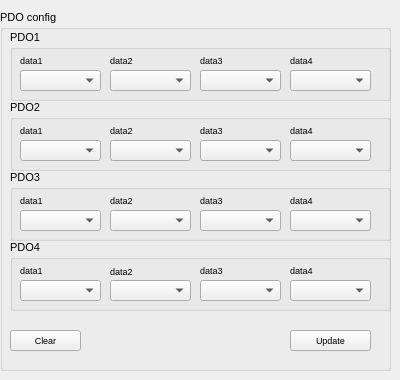
<?xml version="1.0" encoding="UTF-8"?>
<ui version="4.0">
 <class>UI_diagram</class>
 <widget class="QWidget" name="UI_diagram">
  <property name="geometry">
   <rect>
    <x>0</x>
    <y>0</y>
    <width>400</width>
    <height>380</height>
   </rect>
  </property>
  <property name="sizePolicy">
   <sizepolicy hsizetype="Fixed" vsizetype="Fixed">
    <horstretch>0</horstretch>
    <verstretch>0</verstretch>
   </sizepolicy>
  </property>
  <property name="minimumSize">
   <size>
    <width>400</width>
    <height>380</height>
   </size>
  </property>
  <property name="maximumSize">
   <size>
    <width>400</width>
    <height>380</height>
   </size>
  </property>
  <property name="windowTitle">
   <string>Form</string>
  </property>
  <widget class="QGroupBox" name="groupBox">
   <property name="geometry">
    <rect>
     <x>0</x>
     <y>10</y>
     <width>391</width>
     <height>361</height>
    </rect>
   </property>
   <property name="sizePolicy">
    <sizepolicy hsizetype="Preferred" vsizetype="Preferred">
     <horstretch>0</horstretch>
     <verstretch>0</verstretch>
    </sizepolicy>
   </property>
   <property name="font">
    <font>
     <family>Arial</family>
     <pointsize>8</pointsize>
    </font>
   </property>
   <property name="title">
    <string>PDO config</string>
   </property>
   <widget class="QPushButton" name="pushButton_diagram_update">
    <property name="geometry">
     <rect>
      <x>290</x>
      <y>320</y>
      <width>81</width>
      <height>21</height>
     </rect>
    </property>
    <property name="font">
     <font>
      <family>Arial</family>
      <pointsize>7</pointsize>
     </font>
    </property>
    <property name="text">
     <string>Update</string>
    </property>
   </widget>
   <widget class="QGroupBox" name="groupBox_3">
    <property name="geometry">
     <rect>
      <x>10</x>
      <y>20</y>
      <width>381</width>
      <height>71</height>
     </rect>
    </property>
    <property name="font">
     <font>
      <family>Arial</family>
      <pointsize>8</pointsize>
     </font>
    </property>
    <property name="title">
     <string>PDO1</string>
    </property>
    <widget class="QLabel" name="label_5">
     <property name="geometry">
      <rect>
       <x>280</x>
       <y>20</y>
       <width>51</width>
       <height>21</height>
      </rect>
     </property>
     <property name="font">
      <font>
       <family>Arial</family>
       <pointsize>7</pointsize>
      </font>
     </property>
     <property name="text">
      <string>data4</string>
     </property>
    </widget>
    <widget class="QLabel" name="label_6">
     <property name="geometry">
      <rect>
       <x>100</x>
       <y>20</y>
       <width>61</width>
       <height>21</height>
      </rect>
     </property>
     <property name="font">
      <font>
       <family>Arial</family>
       <pointsize>7</pointsize>
      </font>
     </property>
     <property name="text">
      <string>data2</string>
     </property>
    </widget>
    <widget class="QComboBox" name="comboBox_diagram_pdo1_data2">
     <property name="geometry">
      <rect>
       <x>100</x>
       <y>40</y>
       <width>81</width>
       <height>21</height>
      </rect>
     </property>
     <property name="font">
      <font>
       <family>Arial</family>
       <pointsize>7</pointsize>
      </font>
     </property>
    </widget>
    <widget class="QComboBox" name="comboBox_diagram_pdo1_data1">
     <property name="geometry">
      <rect>
       <x>10</x>
       <y>40</y>
       <width>81</width>
       <height>21</height>
      </rect>
     </property>
     <property name="font">
      <font>
       <family>Arial</family>
       <pointsize>7</pointsize>
      </font>
     </property>
    </widget>
    <widget class="QLabel" name="label_7">
     <property name="geometry">
      <rect>
       <x>190</x>
       <y>20</y>
       <width>51</width>
       <height>21</height>
      </rect>
     </property>
     <property name="font">
      <font>
       <family>Arial</family>
       <pointsize>7</pointsize>
      </font>
     </property>
     <property name="text">
      <string>data3</string>
     </property>
    </widget>
    <widget class="QLabel" name="label_8">
     <property name="geometry">
      <rect>
       <x>10</x>
       <y>20</y>
       <width>61</width>
       <height>21</height>
      </rect>
     </property>
     <property name="font">
      <font>
       <family>Arial</family>
       <pointsize>7</pointsize>
      </font>
     </property>
     <property name="text">
      <string>data1</string>
     </property>
    </widget>
    <widget class="QComboBox" name="comboBox_diagram_pdo1_data3">
     <property name="geometry">
      <rect>
       <x>190</x>
       <y>40</y>
       <width>81</width>
       <height>21</height>
      </rect>
     </property>
     <property name="font">
      <font>
       <family>Arial</family>
       <pointsize>7</pointsize>
      </font>
     </property>
    </widget>
    <widget class="QComboBox" name="comboBox_diagram_pdo1_data4">
     <property name="geometry">
      <rect>
       <x>280</x>
       <y>40</y>
       <width>81</width>
       <height>21</height>
      </rect>
     </property>
     <property name="font">
      <font>
       <family>Arial</family>
       <pointsize>7</pointsize>
      </font>
     </property>
    </widget>
   </widget>
   <widget class="QGroupBox" name="groupBox_4">
    <property name="geometry">
     <rect>
      <x>10</x>
      <y>90</y>
      <width>381</width>
      <height>71</height>
     </rect>
    </property>
    <property name="font">
     <font>
      <family>Arial</family>
      <pointsize>8</pointsize>
     </font>
    </property>
    <property name="title">
     <string>PDO2</string>
    </property>
    <widget class="QLabel" name="label_9">
     <property name="geometry">
      <rect>
       <x>280</x>
       <y>20</y>
       <width>61</width>
       <height>21</height>
      </rect>
     </property>
     <property name="font">
      <font>
       <family>Arial</family>
       <pointsize>7</pointsize>
      </font>
     </property>
     <property name="text">
      <string>data4</string>
     </property>
    </widget>
    <widget class="QLabel" name="label_10">
     <property name="geometry">
      <rect>
       <x>100</x>
       <y>20</y>
       <width>61</width>
       <height>21</height>
      </rect>
     </property>
     <property name="font">
      <font>
       <family>Arial</family>
       <pointsize>7</pointsize>
      </font>
     </property>
     <property name="text">
      <string>data2</string>
     </property>
    </widget>
    <widget class="QLabel" name="label_11">
     <property name="geometry">
      <rect>
       <x>190</x>
       <y>20</y>
       <width>61</width>
       <height>21</height>
      </rect>
     </property>
     <property name="font">
      <font>
       <family>Arial</family>
       <pointsize>7</pointsize>
      </font>
     </property>
     <property name="text">
      <string>data3</string>
     </property>
    </widget>
    <widget class="QLabel" name="label_12">
     <property name="geometry">
      <rect>
       <x>10</x>
       <y>20</y>
       <width>51</width>
       <height>21</height>
      </rect>
     </property>
     <property name="font">
      <font>
       <family>Arial</family>
       <pointsize>7</pointsize>
      </font>
     </property>
     <property name="text">
      <string>data1</string>
     </property>
    </widget>
    <widget class="QComboBox" name="comboBox_diagram_pdo2_data1">
     <property name="geometry">
      <rect>
       <x>10</x>
       <y>40</y>
       <width>81</width>
       <height>21</height>
      </rect>
     </property>
     <property name="font">
      <font>
       <family>Arial</family>
       <pointsize>7</pointsize>
      </font>
     </property>
    </widget>
    <widget class="QComboBox" name="comboBox_diagram_pdo2_data2">
     <property name="geometry">
      <rect>
       <x>100</x>
       <y>40</y>
       <width>81</width>
       <height>21</height>
      </rect>
     </property>
     <property name="font">
      <font>
       <family>Arial</family>
       <pointsize>7</pointsize>
      </font>
     </property>
    </widget>
    <widget class="QComboBox" name="comboBox_diagram_pdo2_data3">
     <property name="geometry">
      <rect>
       <x>190</x>
       <y>40</y>
       <width>81</width>
       <height>21</height>
      </rect>
     </property>
     <property name="font">
      <font>
       <family>Arial</family>
       <pointsize>7</pointsize>
      </font>
     </property>
    </widget>
    <widget class="QComboBox" name="comboBox_diagram_pdo2_data4">
     <property name="geometry">
      <rect>
       <x>280</x>
       <y>40</y>
       <width>81</width>
       <height>21</height>
      </rect>
     </property>
     <property name="font">
      <font>
       <family>Arial</family>
       <pointsize>7</pointsize>
      </font>
     </property>
    </widget>
   </widget>
   <widget class="QGroupBox" name="groupBox_5">
    <property name="geometry">
     <rect>
      <x>10</x>
      <y>160</y>
      <width>381</width>
      <height>71</height>
     </rect>
    </property>
    <property name="font">
     <font>
      <family>Arial</family>
      <pointsize>8</pointsize>
     </font>
    </property>
    <property name="title">
     <string>PDO3</string>
    </property>
    <widget class="QLabel" name="label_13">
     <property name="geometry">
      <rect>
       <x>280</x>
       <y>20</y>
       <width>71</width>
       <height>21</height>
      </rect>
     </property>
     <property name="font">
      <font>
       <family>Arial</family>
       <pointsize>7</pointsize>
      </font>
     </property>
     <property name="text">
      <string>data4</string>
     </property>
    </widget>
    <widget class="QLabel" name="label_14">
     <property name="geometry">
      <rect>
       <x>100</x>
       <y>20</y>
       <width>61</width>
       <height>21</height>
      </rect>
     </property>
     <property name="font">
      <font>
       <family>Arial</family>
       <pointsize>7</pointsize>
      </font>
     </property>
     <property name="text">
      <string>data2</string>
     </property>
    </widget>
    <widget class="QLabel" name="label_15">
     <property name="geometry">
      <rect>
       <x>190</x>
       <y>20</y>
       <width>51</width>
       <height>21</height>
      </rect>
     </property>
     <property name="font">
      <font>
       <family>Arial</family>
       <pointsize>7</pointsize>
      </font>
     </property>
     <property name="text">
      <string>data3</string>
     </property>
    </widget>
    <widget class="QLabel" name="label_16">
     <property name="geometry">
      <rect>
       <x>10</x>
       <y>20</y>
       <width>61</width>
       <height>21</height>
      </rect>
     </property>
     <property name="font">
      <font>
       <family>Arial</family>
       <pointsize>7</pointsize>
      </font>
     </property>
     <property name="text">
      <string>data1</string>
     </property>
    </widget>
    <widget class="QComboBox" name="comboBox_diagram_pdo3_data1">
     <property name="geometry">
      <rect>
       <x>10</x>
       <y>40</y>
       <width>81</width>
       <height>21</height>
      </rect>
     </property>
     <property name="font">
      <font>
       <family>Arial</family>
       <pointsize>7</pointsize>
      </font>
     </property>
    </widget>
    <widget class="QComboBox" name="comboBox_diagram_pdo3_data2">
     <property name="geometry">
      <rect>
       <x>100</x>
       <y>40</y>
       <width>81</width>
       <height>21</height>
      </rect>
     </property>
     <property name="font">
      <font>
       <family>Arial</family>
       <pointsize>7</pointsize>
      </font>
     </property>
    </widget>
    <widget class="QComboBox" name="comboBox_diagram_pdo3_data3">
     <property name="geometry">
      <rect>
       <x>190</x>
       <y>40</y>
       <width>81</width>
       <height>21</height>
      </rect>
     </property>
     <property name="font">
      <font>
       <family>Arial</family>
       <pointsize>7</pointsize>
      </font>
     </property>
    </widget>
    <widget class="QComboBox" name="comboBox_diagram_pdo3_data4">
     <property name="geometry">
      <rect>
       <x>280</x>
       <y>40</y>
       <width>81</width>
       <height>21</height>
      </rect>
     </property>
     <property name="font">
      <font>
       <family>Arial</family>
       <pointsize>7</pointsize>
      </font>
     </property>
    </widget>
   </widget>
   <widget class="QGroupBox" name="groupBox_6">
    <property name="geometry">
     <rect>
      <x>10</x>
      <y>230</y>
      <width>381</width>
      <height>71</height>
     </rect>
    </property>
    <property name="font">
     <font>
      <family>Arial</family>
      <pointsize>8</pointsize>
     </font>
    </property>
    <property name="title">
     <string>PDO4</string>
    </property>
    <widget class="QLabel" name="label_17">
     <property name="geometry">
      <rect>
       <x>280</x>
       <y>20</y>
       <width>81</width>
       <height>21</height>
      </rect>
     </property>
     <property name="font">
      <font>
       <family>Arial</family>
       <pointsize>7</pointsize>
      </font>
     </property>
     <property name="text">
      <string>data4</string>
     </property>
    </widget>
    <widget class="QLabel" name="label_18">
     <property name="geometry">
      <rect>
       <x>100</x>
       <y>21</y>
       <width>61</width>
       <height>20</height>
      </rect>
     </property>
     <property name="font">
      <font>
       <family>Arial</family>
       <pointsize>7</pointsize>
      </font>
     </property>
     <property name="text">
      <string>data2</string>
     </property>
    </widget>
    <widget class="QLabel" name="label_19">
     <property name="geometry">
      <rect>
       <x>190</x>
       <y>20</y>
       <width>41</width>
       <height>21</height>
      </rect>
     </property>
     <property name="font">
      <font>
       <family>Arial</family>
       <pointsize>7</pointsize>
      </font>
     </property>
     <property name="text">
      <string>data3</string>
     </property>
    </widget>
    <widget class="QLabel" name="label_20">
     <property name="geometry">
      <rect>
       <x>10</x>
       <y>20</y>
       <width>61</width>
       <height>21</height>
      </rect>
     </property>
     <property name="font">
      <font>
       <family>Arial</family>
       <pointsize>7</pointsize>
      </font>
     </property>
     <property name="text">
      <string>data1</string>
     </property>
    </widget>
    <widget class="QComboBox" name="comboBox_diagram_pdo4_data1">
     <property name="geometry">
      <rect>
       <x>10</x>
       <y>40</y>
       <width>81</width>
       <height>21</height>
      </rect>
     </property>
     <property name="font">
      <font>
       <family>Arial</family>
       <pointsize>7</pointsize>
      </font>
     </property>
    </widget>
    <widget class="QComboBox" name="comboBox_diagram_pdo4_data2">
     <property name="geometry">
      <rect>
       <x>100</x>
       <y>40</y>
       <width>81</width>
       <height>21</height>
      </rect>
     </property>
     <property name="font">
      <font>
       <family>Arial</family>
       <pointsize>7</pointsize>
      </font>
     </property>
    </widget>
    <widget class="QComboBox" name="comboBox_diagram_pdo4_data3">
     <property name="geometry">
      <rect>
       <x>190</x>
       <y>40</y>
       <width>81</width>
       <height>21</height>
      </rect>
     </property>
     <property name="font">
      <font>
       <family>Arial</family>
       <pointsize>7</pointsize>
      </font>
     </property>
    </widget>
    <widget class="QComboBox" name="comboBox_diagram_pdo4_data4">
     <property name="geometry">
      <rect>
       <x>280</x>
       <y>40</y>
       <width>81</width>
       <height>21</height>
      </rect>
     </property>
     <property name="font">
      <font>
       <family>Arial</family>
       <pointsize>7</pointsize>
      </font>
     </property>
    </widget>
   </widget>
   <widget class="QPushButton" name="pushButton_diagram_clear">
    <property name="geometry">
     <rect>
      <x>10</x>
      <y>320</y>
      <width>71</width>
      <height>21</height>
     </rect>
    </property>
    <property name="font">
     <font>
      <family>Arial</family>
      <pointsize>7</pointsize>
     </font>
    </property>
    <property name="text">
     <string>Clear</string>
    </property>
   </widget>
  </widget>
 </widget>
 <resources/>
 <connections/>
</ui>
